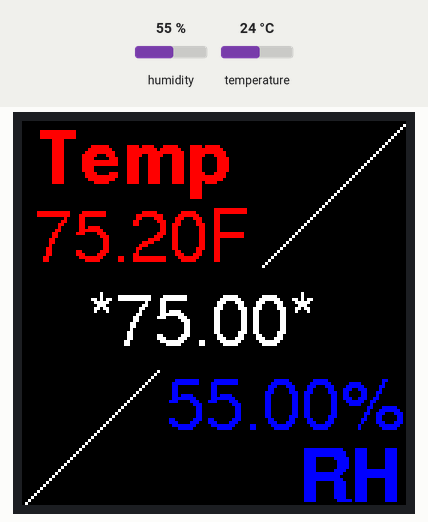
A sketch run on a simulated ESP8266 (NodeMCU). On the bench: 128×128 colour display. The test bench sets the inputs (shaded band); at power-on: humidity 55 %, temperature 24 °C. What the sketch prints to the serial monitor is not drawn.

Above: at 3.8 s.
3.9 s: humidity set to 22 %
At 6.4 s:
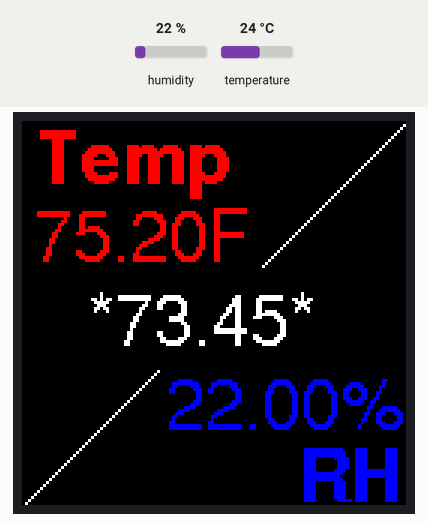
6.8 s: temperature set to 12 °C
At 8.5 s:
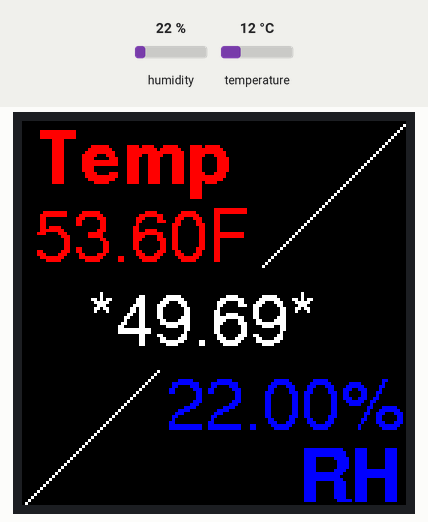
9.7 s: humidity set to 40 %
At 12.4 s:
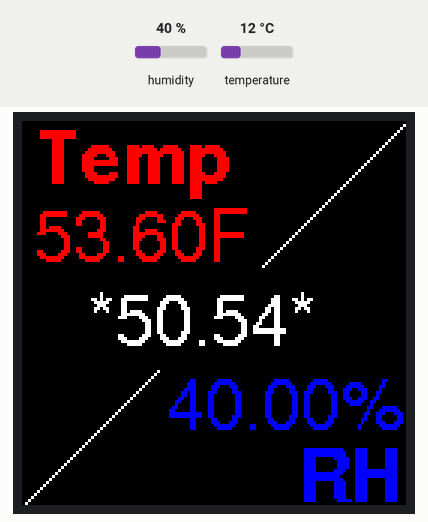
12.7 s: temperature set to 19 °C
At 14.6 s:
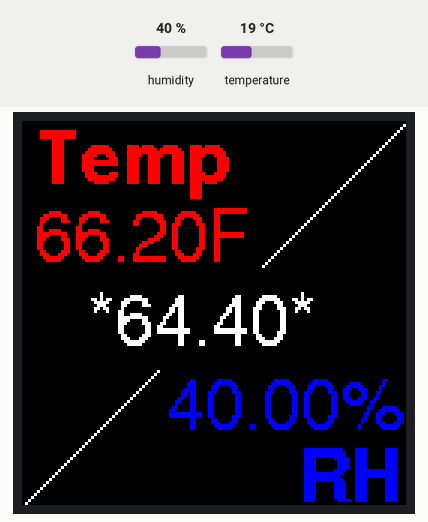
Timing chart, 0 to 16.1 s (numbered marks = the images above; inputs shaded):
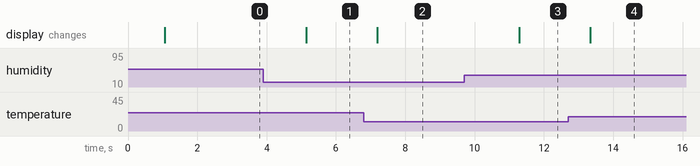

The sketch:

ESP32_SSD1351_DHT11.ino
```cpp
#include <SPI.h>
#include <Adafruit_GFX.h>
#include <Adafruit_SSD1351.h>
#include <Fonts/FreeSansBold12pt7b.h>
#include <Fonts/FreeSans12pt7b.h>
#include <DHT.h>

#define DHTTYPE DHT11
#define DHTPIN 13
#define SCREEN_WIDTH 128
#define SCREEN_HEIGHT 128
#define DC_PIN 17
#define CS_PIN 5
#define RST_PIN 4
#define BLACK 0x0000
#define RED   0xF800
#define WHITE 0xFFFF
#define BLUE  0x001F

Adafruit_SSD1351 tft = Adafruit_SSD1351(SCREEN_WIDTH, SCREEN_HEIGHT, &SPI, CS_PIN, DC_PIN, RST_PIN);

DHT dht(DHTPIN, DHTTYPE);

void setup() {
  Serial.begin(115200);
  TFTInit();
  DHTInit();
}

void loop() {
  delay(1000);
  float h = dht.readHumidity();
  float f = dht.readTemperature(true);
  if(isnan(h) || isnan(f)){
    Serial.println("Failed to read from DHT sensor!");
    return;
  }

  float hi = dht.computeHeatIndex(f, h);
  Serial.printf("Temp: %f, Humidity: %f, Heat Index: %f\n", f, h, hi);

  String temp = String(f);
  temp += "F";
  tft.fillRect(0, 28, 80, 24, BLACK);
  tftDrawText(4, 46, temp, RED);

  String hum = String(h);
  hum += "%";
  tft.fillRect(46, 82, SCREEN_WIDTH-46, 24, BLACK);
  tftDrawText(SCREEN_WIDTH - 80, SCREEN_HEIGHT -26, hum, BLUE);

  String ht = "*";
  ht += String(hi);
  ht += "*";
  tft.fillRect(0, SCREEN_HEIGHT/3 + 10, SCREEN_WIDTH, 30, BLACK);
  tftDrawText(SCREEN_WIDTH/3 - 20, SCREEN_HEIGHT/2 + 10, ht, WHITE);
}

void TFTInit(){
  tft.begin();
  tft.fillScreen(BLACK);
  tft.drawLine(0, SCREEN_HEIGHT, SCREEN_WIDTH, 0, WHITE);
  tft.setFont(&FreeSansBold12pt7b);
  tftDrawText(4, 20, "Temp", RED);
  tftDrawText(SCREEN_WIDTH - 36, SCREEN_HEIGHT -2, "RH", BLUE);
  tft.setFont(&FreeSans12pt7b);
}

void tftDrawText(int x, int y, String text, uint16_t color){
  tft.setCursor(x, y);
  tft.setTextColor(color);
  tft.print(text);
}

void DHTInit(){
  dht.begin();
}
```

Measured:
- after the input at 3.9 s, the display: changes after 1.2 s (image 1)
- after the input at 6.8 s, the display: changes after 0.39 s (image 2)
- after the input at 9.7 s, the display: changes after 1.6 s (image 3)
- after the input at 12.7 s, the display: changes after 0.63 s (image 4)
